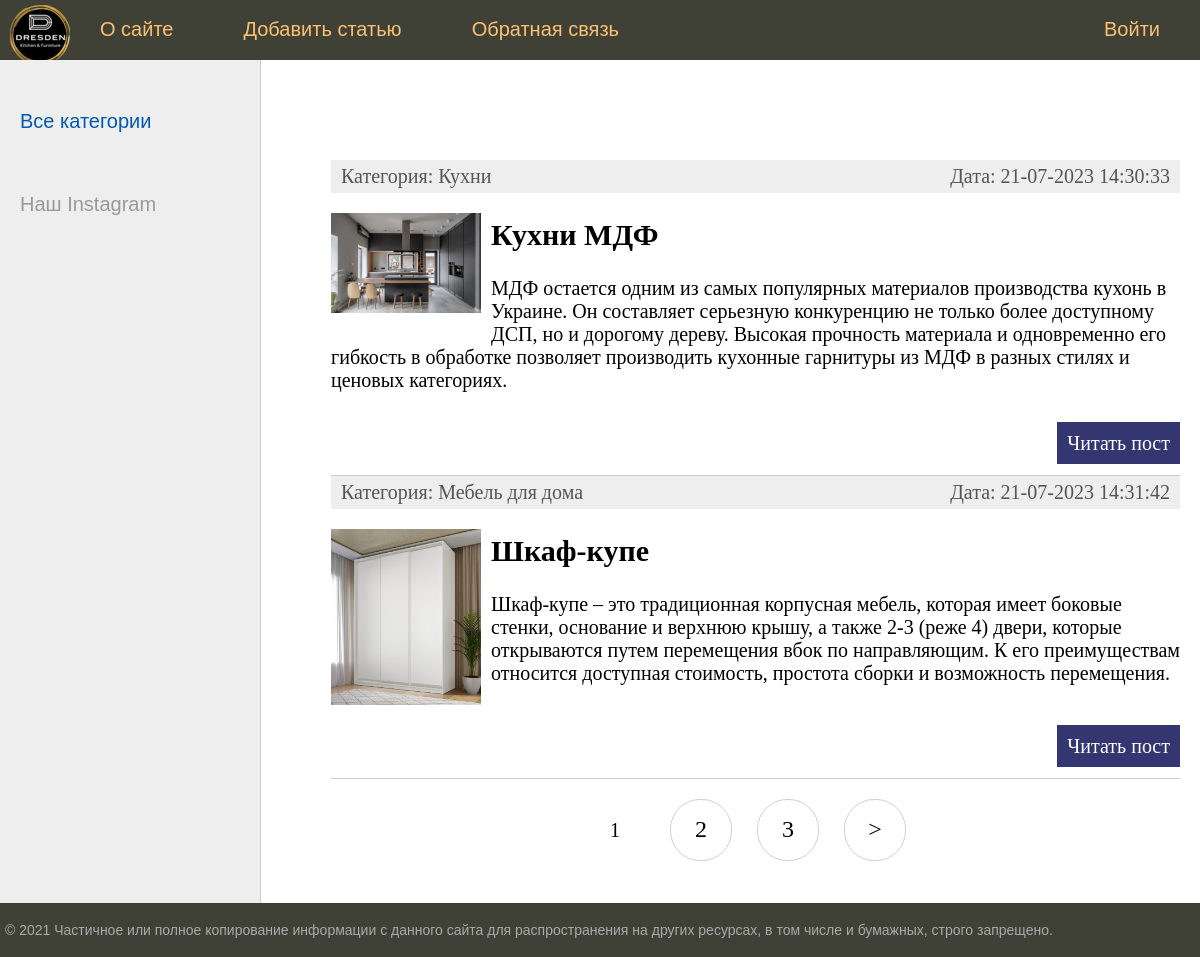
The app's page / (signed in) with its own data.
### furniture/models.py (models this page shows, shortened)
class Furniture(models.Model):
    title = models.CharField(max_length=255, verbose_name="Заголовок")
    slug = models.SlugField(max_length=255, unique=True, db_index=True, verbose_name="URL")
    content = models.TextField(blank=True, verbose_name="Контент")
    photo = models.ImageField(upload_to="photos/%Y/%m/%d/", verbose_name="Фото")
    time_create = models.DateTimeField(auto_now_add=True)
    time_update = models.DateTimeField(auto_now=True)
    is_published = models.BooleanField(default=True, verbose_name="Публикация")
    cat = models.ForeignKey('Category', on_delete=models.PROTECT, verbose_name="Категории")
    def get_absolute_url(self):
        return reverse('post', kwargs={'post_slug': self.slug})
    class Meta:
        ordering = ['id']

class Category(models.Model):
    name = models.CharField(max_length=100, db_index=True)
    slug = models.SlugField(max_length=255, unique=True, db_index=True, verbose_name="URL")
    def __str__(self):
        return self.name
    class Meta:
        verbose_name = 'Категория'
        verbose_name_plural = 'Категории'
        ordering = ['id']

### furniture/views.py (the view)
# urls.py: path('', FurnitureHome.as_view(), name='home'),
class FurnitureHome(DataMixin, ListView):
    model = Furniture
    template_name = 'furniture/index.html'
    context_object_name = 'posts'
    def get_context_data(self, *, object_list=None, **kwargs):
        context = super().get_context_data(**kwargs)
        c_def = self.get_user_context(title="Главная страница")
        return context | c_def
    def get_queryset(self):
        return Furniture.objects.filter(is_published=True)

### furniture/utils.py (called while the page is built)
    def get_user_context(self, **kwargs):
        context = kwargs
        cats = Category.objects.all()
        user_menu = menu.copy()
        if not self.request.user.is_authenticated:
            user_menu.pop(1)
        context['menu'] = user_menu
        context['cats'] = cats
        if 'cat_selected' not in context:
            context['cat_selected'] = 0
        return context

### furniture/templates/furniture/index.html (shortened to what this page needs)
{% extends 'furniture/base.html' %}
{% block content %}
<ul class="list-articles">
    {% for p in posts %}
             <li><div class="article-panel">
     <p class="first">Категория: {{p.cat}}</p>
     <p class="last">Дата: {{p.time_update|date:"d-m-Y H:i:s"}}</p>
</div>
{% if p.photo %}
      <p><img class="img-article-left thumb" src="{{p.photo.url}}"></p>
{% endif %}
                 <h2>{{p.title}}</h2>
    {% autoescape on %}
    {{p.content|linebreaks|truncatewords:50}}
    {% endautoescape %}
             <p class="link-read-post"><a href="{{ p.get_absolute_url }}">Читать пост</a></p>
             </li>
    {% endfor %}
</ul>
{% endblock %}

### furniture/static/furniture/css/styles.css (style rules this page uses)
html, body { font-family: 'Arial'; margin: 0; padding: 0; height: 100%; width: 100%; color: #444; }
a { color: #0059b2; text-decoration: none; }
img { max-width: 600px; height: auto; }
img.img-article-left { max-width: 300px; height: auto; float: left; padding: 0 10px 10px 0; }
img.img-article-left.thumb { max-width: 150px; height: auto; }
p.link-read-post { text-align: right; }
p.link-read-post a { padding: 10px; min-width: 100px; background: #333671; color: #fff; text-decoration: none; }
div.article-panel { background: #eee; padding: 5px 10px 5px 10px; box-sizing: border-box; overflow: hidden; color: #555; }
div.article-panel p.first { margin: 0; float: left; }
div.article-panel p.last { margin: 0; float: right; }
ul.list-articles { list-style: none; margin: 0; padding: 0; }
ul.list-articles li { border-bottom: 1px solid #ccc; }

### records on screen
Furniture: cat "Кухни", time_update "21-07-2023 14:30:33", photo (picture), title "Кухни МДФ", content "МДФ остается одним из самых популярных материалов производства кухонь в Украине. Он составляет серьезную конкуренцию не только более доступному ДСП, но и дорогому дереву. Высокая прочность материала и одновременно его гибкость в обработке позволяет производить кухонные гарнитуры из МДФ в разных стилях и ценовых категориях."
Furniture: cat "Мебель для дома", time_update "21-07-2023 14:31:42", photo (picture), title "Шкаф-купе", content "Шкаф-купе – это традиционная корпусная мебель, которая имеет боковые стенки, основание и верхнюю крышу, а также 2-3 (реже 4) двери, которые открываются путем перемещения вбок по направляющим. К его преимуществам относится доступная стоимость, простота сборки и возможность перемещения."

### other values on screen
{{ m.title }} "О сайте" "Добавить статью" "Обратная связь"
{{ m.title }} "Войти"
{{ p }} "1"
{{ p }} "2" "3"
